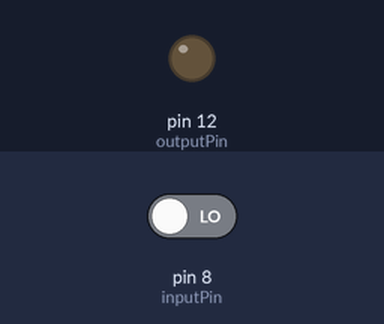
Simulated run of this sketch. Board: Arduino Uno, built with avr-gcc and run on an emulated ATmega328P. On the bench: output pins drawn as LEDs (lit = HIGH). Inputs (shaded band) come from the test bench; at power-on: pin 8 (inputPin) LOW.

Above: at 1.2 s.
1.3 s: pin 8 (inputPin) driven HIGH
At 1.4 s:
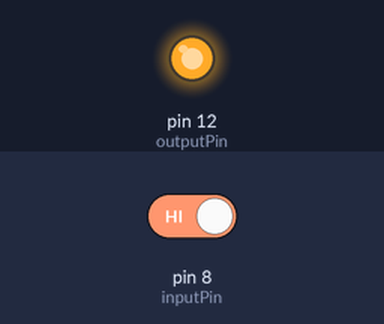
Timing chart, 0 to 8.0 s (numbered marks = the images above; inputs shaded):
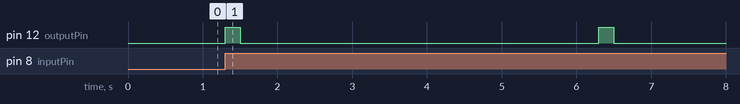

Measured:
- after the input at 1.3 s, pin 12 (outputPin): alternates HIGH for 0.20 s and LOW for 4.8 s, starting at once

The sketch:

2018HongWaiYanChiKaiGuan-2.ino
```cpp
int inputPin = 8;
int outputPin = 12;

void setup() {
  pinMode (inputPin, INPUT);
  pinMode (outputPin, OUTPUT);
}

void loop() {
  int val = digitalRead (inputPin);
  if (val == HIGH)
  {
    digitalWrite (outputPin, HIGH);
    delay (200);
    digitalWrite (outputPin, LOW);
    delay (4800);
  }
}
```
